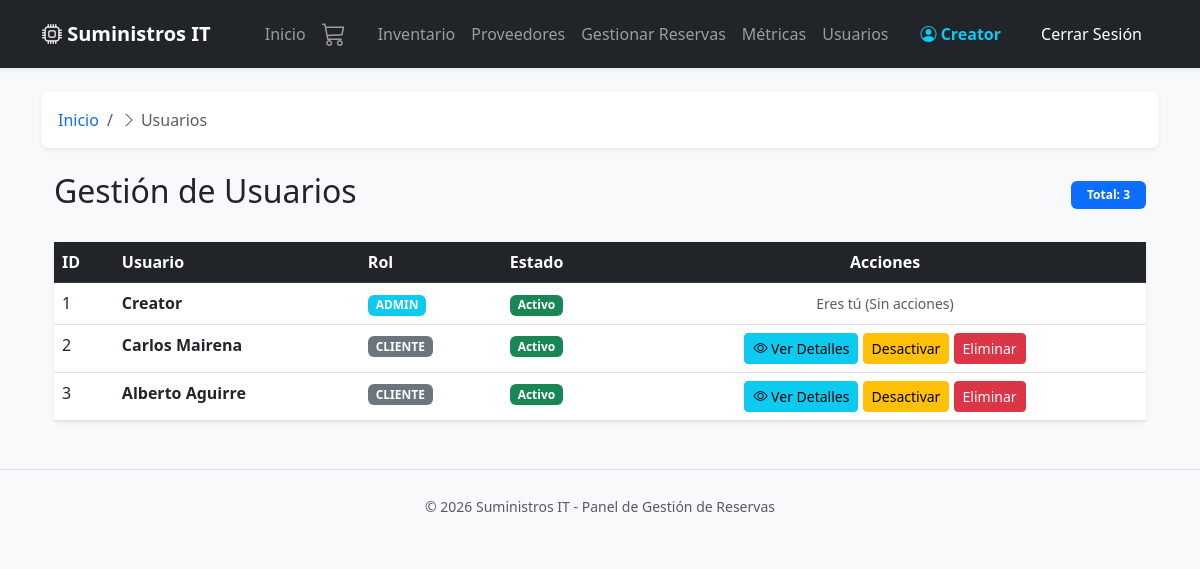
The app's page /usuarios (signed in) with its own data.
### models.py (models this page shows, shortened)
class Usuario(db.Model, UserMixin):
    id = db.Column(db.Integer, primary_key=True)
    username = db.Column(db.String(50), unique=True, nullable=False, index=True)  # Índice para búsquedas rápidas en login
    password = db.Column(db.String(200), nullable=False)
    rol = db.Column(db.String(20), default='cliente', index=True)  # Índice para filtros por rol
    activo = db.Column(db.Boolean, default=True, index=True)  # Índice para filtros de usuarios activos

### main.py (the view)
    @app.route('/usuarios')
    @login_required
    @admin_required
    def ver_usuarios():
        todos_los_usuarios = Usuario.query.all()
        return render_template('usuarios.html', usuarios=todos_los_usuarios)

### main.py (called while the page is built)
def admin_required(f):
    @wraps(f)
    def decorated_function(*args, **kwargs):
        if not current_user.is_authenticated or current_user.rol != 'admin':
            flash("Acceso denegado. Solo administradores pueden acceder.", "danger")
            return redirect(url_for('index'))
        return f(*args, **kwargs)
    return decorated_function

### templates/usuarios.html (shortened to what this page needs)
{% extends 'base.html' %}
{% block content %}
<div class="container mt-4">
    <div class="d-flex justify-content-between align-items-center mb-4">
        <h2>Gestión de Usuarios</h2>
        <span class="badge bg-primary px-3 py-2">Total: {{ usuarios|length }}</span>
    </div>
    <div class="card shadow-sm border-0">
        <div class="card-body p-0">
            <table class="table table-hover mb-0">
                <thead class="table-dark">
                    <tr>
                        <th>ID</th>
                        <th>Usuario</th>
                        <th>Rol</th>
                        <th>Estado</th>
                        <th class="text-center">Acciones</th>
                    </tr>
                </thead>
                <tbody>
                    {% for usuario in usuarios %}
                    <tr>
                        <td>{{ usuario.id }}</td>
                        <td><strong>{{ usuario.username }}</strong></td>
                        <td>
                            <span class="badge {{ 'bg-info' if usuario.rol == 'admin' else 'bg-secondary' }}">
                                {{ usuario.rol.upper() }}
                            </span>
                        </td>
                        <td>
                            {% if usuario.activo %}
                                <span class="badge bg-success">Activo</span>
                            {% else %}
                                <span class="badge bg-danger">Inactivo</span>
                            {% endif %}
                        </td>
                        <td class="text-center">
                            {% if usuario.id != current_user.id %}
                                <button type="button" class="btn btn-sm btn-info"
                                        data-bs-toggle="modal"
                                        data-bs-target="#modalDetalles{{ usuario.id }}">
                                    <i class="bi bi-eye"></i> Ver Detalles
                                </button>
                                <a href="{{ url_for('cambiar_estado', id=usuario.id) }}"
                                   class="btn btn-sm {{ 'btn-warning' if usuario.activo else 'btn-success' }}">
                                    {{ 'Desactivar' if usuario.activo else 'Activar' }}
                                </a>
                                <a href="{{ url_for('eliminar_usuario', id=usuario.id) }}"
                                   class="btn btn-sm btn-danger"
                                   onclick="return confirm('¿Estás seguro de eliminar a este usuario permanentemente?')">
                                    Eliminar
                                </a>
                            {% else %}
                                <span class="text-muted small">Eres tú (Sin acciones)</span>
                            {% endif %}
                        </td>
                    </tr>
                    {% endfor %}
                </tbody>
            </table>
        </div>
    </div>
</div>
{% endblock %}

### templates/base.html (shortened to what this page needs)
<!DOCTYPE html>
<html lang="es">
<head>
    <link href="https://cdn.jsdelivr.net/npm/bootstrap@5.3.0/dist/css/bootstrap.min.css" rel="stylesheet">
    <link rel="stylesheet" href="https://cdn.jsdelivr.net/npm/bootstrap-icons@1.11.0/font/bootstrap-icons.css">
</head>
<body class="bg-light">
    <nav class="navbar navbar-expand-lg navbar-dark bg-dark mb-4 shadow-sm">
        <div class="container">
            <a class="navbar-brand fw-bold" href="{{ url_for('index') }}">
                <i class="bi bi-cpu"></i> Suministros IT
            </a>
            <div class="collapse navbar-collapse" id="navbarNav">
                <div class="navbar-nav ms-auto align-items-center">
                    <a class="nav-link" href="{{ url_for('index') }}">Inicio</a>
                    {% if current_user.is_authenticated %}
                        <a class="nav-link position-relative me-3" href="{{ url_for('ver_carrito') }}" title="Ver mi carrito">
                            <i class="bi bi-cart3 fs-4"></i>
                        </a>
                        {% if current_user.rol == 'admin' %}
                            <a class="nav-link" href="{{ url_for('inventario') }}">Inventario</a>
                            <a class="nav-link" href="{{ url_for('ver_proveedores') }}">Proveedores</a>
                            <a class="nav-link" href="{{ url_for('panel_admin_reservas') }}">Gestionar Reservas</a>
                            <a class="nav-link" href="{{ url_for('dashboard') }}">Métricas</a>
                            <a class="nav-link" href="{{ url_for('ver_usuarios') }}">Usuarios</a>
                        {% elif current_user.rol == 'cliente' %}
                            <a class="nav-link" href="{{ url_for('ver_catalogo') }}">Catálogo</a>
                            <a class="nav-link" href="{{ url_for('pedidos_clientes') }}">Mis Reservas</a>
                        {% endif %}
                        <a class="nav-link ms-3 me-2 text-info fw-semibold" href="{{ url_for('perfil') }}" title="Ver mi perfil">
                            <i class="bi bi-person-circle"></i> {{ current_user.username }}
                        </a>
                        <a class="nav-link btn btn-outline-danger btn-sm text-white px-3 ms-2" href="{{ url_for('logout') }}">
                            Cerrar Sesión
                        </a>
                    {% else %}
                        <a class="nav-link" href="{{ url_for('login') }}">Iniciar Sesión</a>
                        <a class="nav-link btn btn-primary btn-sm text-white px-3 ms-2" href="{{ url_for('registro') }}">Registrarse</a>
                    {% endif %}
                </div>
            </div>
        </div>
    </nav>
    <div class="container">
        {% if current_user.is_authenticated %}
            {% set breadcrumbs = generate_breadcrumbs() %}
            {% if breadcrumbs|length > 1 %}
            <nav aria-label="breadcrumb" class="mb-3">
                <ol class="breadcrumb bg-white p-3 rounded shadow-sm">
                    {% for crumb in breadcrumbs %}
                        {% if crumb.active %}
                            <li class="breadcrumb-item active" aria-current="page">
                                <i class="bi bi-chevron-right text-muted me-1"></i>{{ crumb.text }}
                            </li>
                        {% else %}
                            <li class="breadcrumb-item">
                                <a href="{{ crumb.url }}" class="text-decoration-none">{{ crumb.text }}</a>
                            </li>
                        {% endif %}
                    {% endfor %}
                </ol>
            </nav>
            {% endif %}
        {% endif %}
        {% block content %}{% endblock %}
    </div>
    <footer class="text-center py-4 mt-5 text-muted border-top">
        <small>&copy; 2026 Suministros IT - Panel de Gestión de Reservas</small>
    </footer>
</body>
</html>

### records on screen
Usuario: username "Creator", id "1", rol "ADMIN", activo "Activo", shows "Eres tú (Sin acciones)"
Usuario: id "2", username "Carlos Mairena", rol "CLIENTE", shows "Activo", activo "Desactivar"
Usuario: id "3", username "Alberto Aguirre", rol "CLIENTE", shows "Activo", activo "Desactivar"

### other values on screen
{{ crumb.text }} "Inicio"
{{ crumb.text }} "Usuarios"
{{ usuarios|length }} "3"
